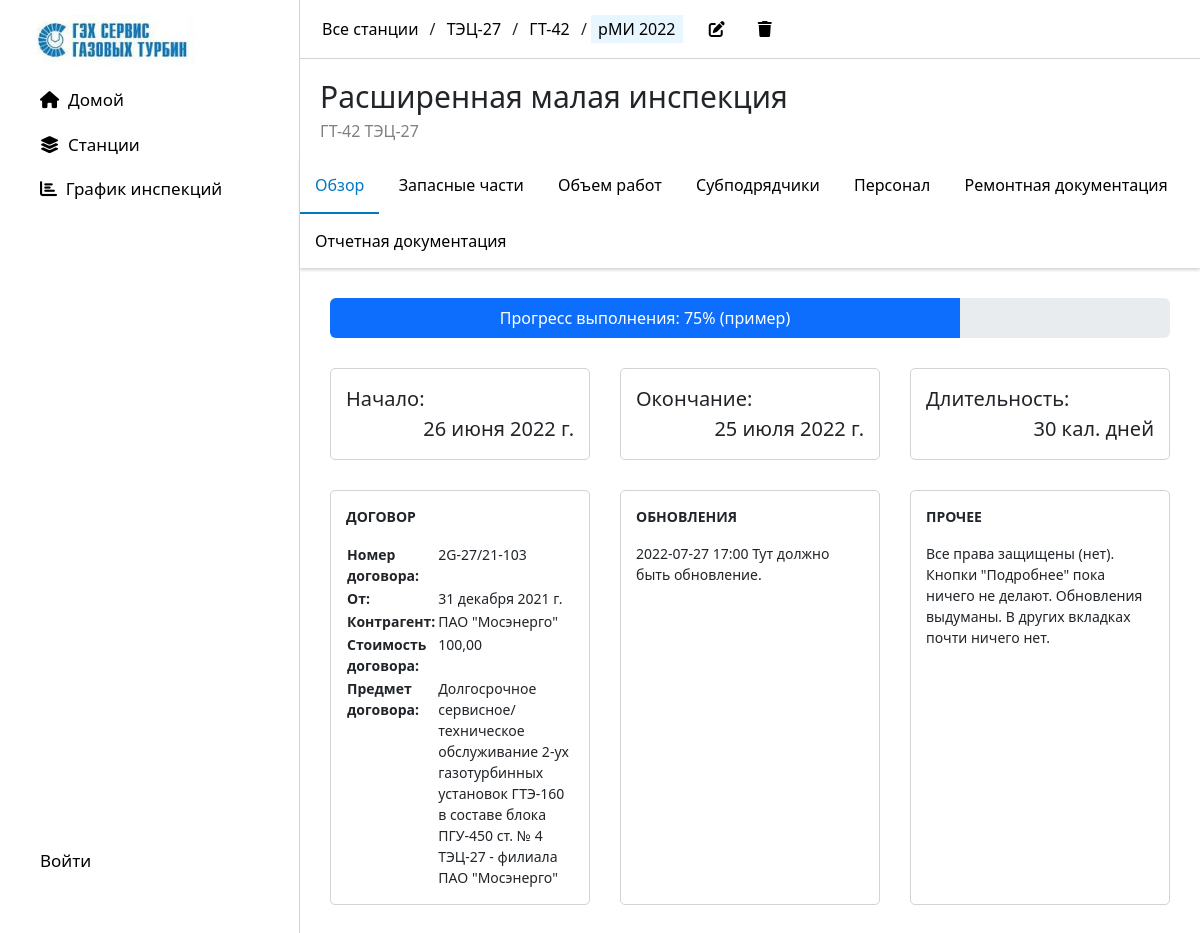
Page /1/event_detail/ on the earlier database version.
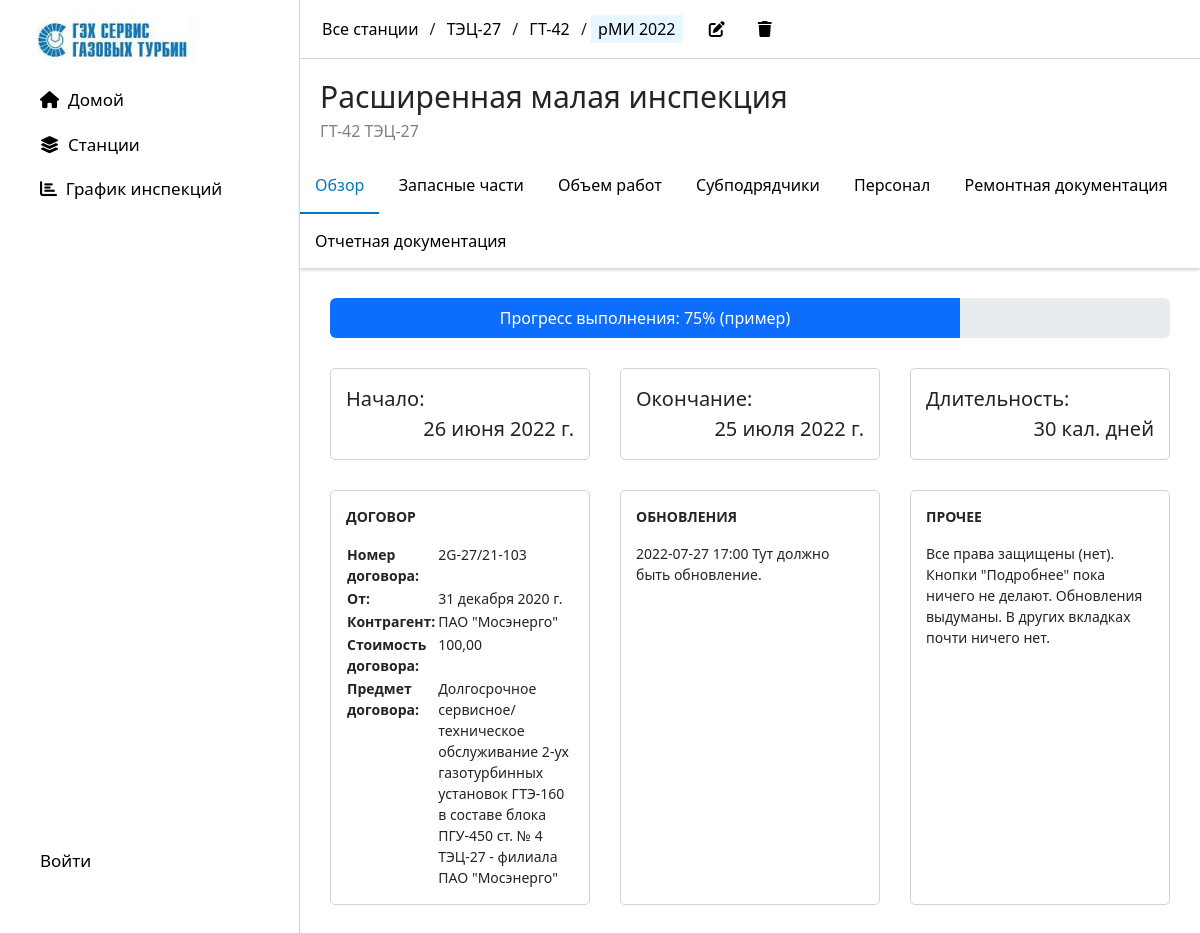
Same page on the later database version.
### main/models.py (models this page shows, shortened)
class Event(models.Model):
    unit = models.ForeignKey(Unit, on_delete=models.CASCADE)
    event_type = models.ForeignKey(UnitEventType, on_delete=models.SET_NULL, null=True, blank=True)
    short_name = models.CharField('Короткое имя события', max_length=10)
    full_name = models.CharField('Полное имя события', max_length=100)
    start = models.DateField('Дата начала')
    end = models.DateField('Дата окончания')
    duration = models.IntegerField('Длительность', default=0)
    report = models.CharField('Номер отчета', max_length=50, null=True, blank=True, default='-')
    contract = models.ForeignKey(Contract, null=True, on_delete=models.SET_NULL, blank=True)
    report_file = models.FileField('Файл отчета', upload_to='', null=True, blank=True)
    def __str__(self):
        return f'{self.short_name} {self.unit.short_name} {self.unit.station.short_name}'

class Contract(models.Model):
    number = models.CharField('Номер договора', max_length=50)
    reg_date = models.DateField('Дата договора')
    group = models.CharField('Группа договоров', max_length=50)
    subject = models.TextField('Предмет договора', max_length=500)
    value_rub = models.DecimalField('Цена договора в валюте', decimal_places=2, max_digits=15)
    value_cur = models.DecimalField('Цена договора в рублях', decimal_places=2, max_digits=15)
    counterparty = models.CharField('Контрагент', max_length=500)
    file = models.FileField('Файл договора', null=True, upload_to='', blank=True)
    contract_type = models.CharField('Тип договора', max_length=2, choices=[('Д', 'Доходный'), ('Р', 'Расходный')], default='Доходный')

class Unit(models.Model):
    station = models.ForeignKey(Station, on_delete=models.CASCADE)
    name = models.CharField('Наименование установки', max_length=100)
    short_name = models.CharField('Короткое наименование установки', max_length=10, default='-')
    unit_type = models.ForeignKey(UnitType, on_delete=models.SET_NULL, null=True, blank=True)
    station_number = models.CharField('Станционный номер', max_length=10, null=True, blank=True)

class Station(models.Model):
    name = models.CharField('Наименование станции', max_length=100)
    short_name = models.CharField('Короткое наименование станции', max_length=10, default='-')
    number = models.IntegerField('Ид.', default=0, null=True, blank=True)
    company = models.CharField('Генерирующая компания', max_length=50, null=True, blank=True)
    image = models.ImageField('Изображение', blank=True, upload_to='')
    address = models.CharField('Адрес нахождения', max_length=100, null=True, blank=True)
    text = models.CharField('Текст', max_length=100, null=True, blank=True)
    large_text = models.TextField('Большой текст', max_length=2000, null=True, blank=True)

### main/views.py (the view, shortened to what this page needs)
# urls.py: path('<int:event_id>/event_detail/', views.event_detail, name='event_detail'),
def event_detail(request, event_id):
    try:
        event = Event.objects.get(pk=event_id)
    except Event.DoesNotExist:
        raise Http404('Такой инспекции нет в базе данных.')
    try:
        spareparts = SparePartsList.objects.get(event=event)
        with open(spareparts.file.path, 'r', encoding='utf-8-sig', newline='') as csvfile:
            sp_reader = csv.reader(csvfile, delimiter=';')
            spareparts_list = list(sp_reader)
    except:
        spareparts_list = []
        spareparts = ''
    if not spareparts_list:
        spareparts_list_length = 0
    else:
        spareparts_list_length = len(set(x[0] for x in spareparts_list[1:] if x[0]))
    total = 0
    total_p = 0
    total_d = 0
    total_m = 0
    count = 0
    count_sum = 0
    try:
        x = spareparts_list[0].index('Статус') or 0
    except:
        x = 0
    try:
        y = spareparts_list[0].index('Поставщик')
    except:
        y = 0
    try:
        c = spareparts_list[0].index('Категория ВЕРХ')
    except:
        c = 0
    y_list = []
    total_str = '{:,}'.format(round(total, 2))
    total_p_str = '{:,}'.format(round(total_p, 2))
    total_d_str = '{:,}'.format(round(total_d, 2))
    total_m_str = '{:,}'.format(round(total_m, 2))
    if spareparts_list_length != 0:
        count_percent = round(count * 100 / spareparts_list_length, 1)
    else:
        count_percent = 0
    if total != 0:
        count_sum_percent = round(count_sum * 100 / total, 1)
    else:
        count_sum_percent = 0
    data = {
        'event': event,
        'spareparts': spareparts,
        'spareparts_list' : spareparts_list,
        'spareparts_list_length' : spareparts_list_length,
        'spareparts_list_total' : total_str,
        'spareparts_list_total_p' : total_p_str,
        'spareparts_list_total_d' : total_d_str,
        'spareparts_list_total_m' : total_m_str,
        'count_percent' : count_percent,
        'count_sum_percent' : count_sum_percent,
        'y_list' : y_list,
    }
    return render(request, 'main/event_detail.html', data)

### main/templates/main/event_detail.html (shortened to what this page needs)
{% extends 'main/new_layout.html' %}
{% load static %}
{% block head%}
    <link rel="stylesheet" href="{% static 'main/css/tab.css' %}">
    <link rel="stylesheet" href="{% static 'main/css/tab__tabcontent__block.css' %}">
{% endblock %}
{% block content %}
<div class="topline">
    <div class="topline-item" style="margin-left: 0">
        <a href="{% url 'stations' %}">Все станции</a>
    </div> /
    <div class="topline-item">
        <a href="{% url 'station_detail' event.unit.station.id %}">{{ event.unit.station.short_name }}</a>
    </div> /
    <div class="topline-item">
        <a href="{% url 'unit_detail' event.unit.id %}">
            {{ event.unit.short_name }}
        </a>
    </div> /
    <div class="topline-item active">
        <a href="{% url 'event_detail' event.id %}">
            {{ event.short_name }} {{ event.start.year }}
        </a>
    </div>
    <div style="display: inline-block; border: 0px solid black">
        <div class="topline-item" style="display: inline-block; margin: 0 15px;">
            <a href="{% url 'event_edit' event_id=event.pk %}"><i class="fa-solid fa-pen-to-square"></i></a>
        </div>
        <div class="topline-item" style="display: inline-block; margin-right: 15px;">
            <a href="{% url 'event_delete' pk=event.pk %}"><i class="fa-solid fa-trash"></i></a>
        </div>
    </div>
</div>
<div style="padding: 15px 20px;">
    <a style="font-size: 30px; font-weight: 500;">
        {{ event.full_name }}
    </a>
    <br>
    <a style="color: grey">{{ event.unit.short_name }} {{ event.unit.station.short_name }}</a>
</div>
<div class="tab">
    <button class="tablinks" onclick="openTab(event, 'general')" id="defaultOpen">Обзор</button>
    <button class="tablinks" onclick="openTab(event, 'spareparts')">Запасные части</button>
    <button class="tablinks" onclick="openTab(event, 'services')">Объем работ</button>
    <button class="tablinks" onclick="openTab(event, 'tab3')">Субподрядчики</button>
    <button class="tablinks" onclick="openTab(event, 'tab5')">Персонал</button>
    <button class="tablinks" onclick="openTab(event, 'tab6')">Ремонтная документация</button>
    <button class="tablinks" onclick="openTab(event, 'tab7')">Отчетная документация</button>
</div>
{% include 'main/event_detail_general.html' %}
{% endblock %}

### main/templates/main/event_detail_general.html
{% block content %}
<div id="general" class="tabcontent">
    <div class="container">
        <div class="progress" style="height:40px;">
            <div class="progress-bar"
                 style="width: {{ 75 }}%; font-size: 16px"
                 role="progressbar"
                 aria-valuemin="0"
                 aria-valuemax="100">
                Прогресс выполнения: {{ 75 }}% (пример)
            </div>
        </div>
        <div class="dashboard" style="grid-template-columns: 1fr 1fr 1fr;">
                <div class="block" style="font-size: 20px; ">
                    <span style="">Начало:</span>
                    <span style="font-size: 20px; font-weight: 500; float:right">{{ event.start }}</span><br>
                </div>
                <div class="block" style="font-size: 20px; ">
                    <span style="">Окончание:</span>
                    <span style="font-size: 20px; font-weight: 500; float:right">{{ event.end }}</span><br>
                </div>
                <div class="block" style="font-size: 20px; ">
                    <span style="">Длительность:</span>
                    <span style="font-size: 20px; font-weight: 500; float:right">{{ event.duration }} кал. дней</span><br>
                </div>
                <div class="block">
                    <p><span style="font-weight: bold;">ДОГОВОР</span></p>
                    <table style="width:100%">
                        <colgroup>
                            <col span="1" style="width: 40%;">
                            <col span="1" style="width: 60%;">
                        </colgroup>
                        <tbody style="vertical-align: top">
                            <tr>
                                <td><span style="font-weight: bold;">Номер договора: </span></td>
                                <td>{{ event.contract.number }}</td>
                            </tr>
                            <tr>
                                <td><span style="font-weight: bold;">От: </span></td>
                                <td>{{ event.contract.reg_date }}</td>
                            </tr>
                            <tr>
                                <td><span style="font-weight: bold;">Контрагент: </span></td>
                                <td>{{ event.contract.counterparty }}</td>
                            </tr>
                            <tr>
                                <td><span style="font-weight: bold;">Стоимость договора: </span></td>
                                <td>{{ event.contract.value_rub }}</td>
                            </tr>
                            <tr>
                                <td><span style="font-weight: bold;">Предмет договора: </span></td>
                                <td>{{ event.contract.subject }}</td>
                            </tr>
                        </tbody>
                    </table>
                </div>
                <div class="block">
                    <p><span style="font-weight: bold;">ОБНОВЛЕНИЯ</span></p>
                    <p><span>2022-07-27 17:00 Тут должно быть обновление.</span></p>
                </div>
                <div class="block">
                    <p><span style="font-weight: bold;">ПРОЧЕЕ</span></p>
                    <p><span>Все права защищены (нет). Кнопки "Подробнее" пока ничего не делают. Обновления выдуманы. В других вкладках почти ничего нет.</span></p>
                </div>
        </div>
    </div>
</div>
{% endblock %}

Differences in the rows shown:
changed Event "Расширенная малая инспекция": contract.reg_date "31 декабря 2021 г." → "31 декабря 2020 г."
